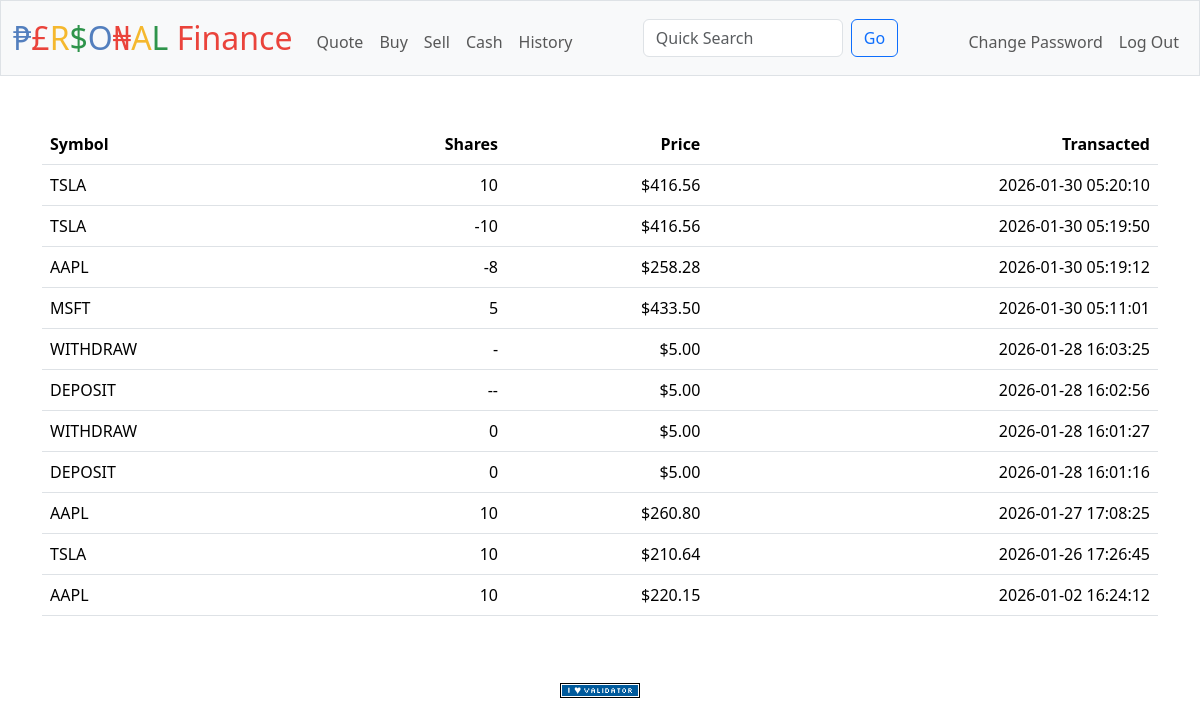
Screenshot of /history (signed in) with the database file from the repository.
### tables this page shows
CREATE TABLE transactions (
    id INTEGER PRIMARY KEY AUTOINCREMENT NOT NULL,
    user_id INTEGER NOT NULL,
    symbol TEXT NOT NULL,
    shares INTEGER,
    price NUMERIC,
    amount NUMERIC,
    date_time DATETIME DEFAULT CURRENT_TIMESTAMP,
    FOREIGN KEY (user_id) REFERENCES users(id)
);

### app.py (the view)
@app.route("/history")
@login_required
def history():
    history = db.execute(
        "SELECT symbol, shares, price, date_time FROM transactions WHERE user_id = ? ORDER BY date_time DESC LIMIT 30", session["user_id"])
    return render_template("history.html", history=history)

### app.py (called while the page is built)
@app.after_request
def after_request(response):
    response.headers["Cache-Control"] = "no-cache, no-store, must-revalidate"
    response.headers["Expires"] = 0
    response.headers["Pragma"] = "no-cache"
    return response

### helpers.py (called while the page is built)
def login_required(f):
    @wraps(f)
    def decorated_function(*args, **kwargs):
        if session.get("user_id") is None:
            return redirect("/login")
        return f(*args, **kwargs)
    return decorated_function

def usd(value):
    return f"${value:,.2f}"

### templates/history.html (shortened to what this page needs)
{% extends "layout.html" %}
{% block main %}
    <table class="table">
        <thead>
            <tr>
                <th class="text-start">Symbol</th>
                <th class="text-end">Shares</th>
                <th class="text-end">Price</th>
                <th class="text-end">Transacted</th>
            </tr>
        </thead>
        <tbody>
            {% for record in history %}
                <tr>
                    <td class="text-start">{{ record.symbol }}</td>
                    <td class="text-end">{{ record.shares }}</td>
                    <td class="text-end">{{ record.price | usd }}</td>
                    <td class="text-end">{{ record.date_time }}</td>
                </tr>
            {% endfor %}
        </tbody>
    </table>
{% endblock %}

### templates/layout.html (shortened to what this page needs)
<!DOCTYPE html>
<html lang="en">
    <head>
        <link href="https://cdn.jsdelivr.net/npm/bootstrap@5.3.3/dist/css/bootstrap.min.css" rel="stylesheet">
        <link href="/static/styles.css" rel="stylesheet">
    </head>
    <body>
        <nav class="bg-light border navbar navbar-expand-md navbar-light">
            <div class="container-fluid">
                <a class="navbar-brand" href="/"><span class="blue">&#8369</span><span class="red">&pound</span><span class="yellow">R</span><span class="green">$</span><span class="blue">O</span><span class="red">&#8358</span><span class="yellow">A</span><span class="green">L</span> <span class="red">Finance</span></a>
                <div class="collapse navbar-collapse" id="navbar">
                    {% if session["user_id"] %}
                        <ul class="navbar-nav me-auto mt-2">
                            <li class="nav-item"><a class="nav-link" href="/quote">Quote</a></li>
                            <li class="nav-item"><a class="nav-link" href="/buy">Buy</a></li>
                            <li class="nav-item"><a class="nav-link" href="/sell">Sell</a></li>
                            <li class="nav-item"><a class="nav-link" href="/cash">Cash</a></li>
                            <li class="nav-item"><a class="nav-link" href="/history">History</a></li>
                        </ul>
                        <form action="/quote" method="post" class="d-flex mx-auto">
                            <input class="form-control me-2" name="symbol" placeholder="Quick Search" id="tickerSearch" list="tickerOptions" type="text" style="width: 200px;" autocomplete="off">
                            <button class="btn btn-outline-primary" type="submit">Go</button>
                        </form>
                        <ul class="navbar-nav ms-auto mt-2">
                            <li class="nav-item"><a class="nav-link" href="/password_change">Change Password</a></li>
                            <li class="nav-item"><a class="nav-link" href="/logout">Log Out</a></li>
                        </ul>
                    {% else %}
                        <ul class="navbar-nav ms-auto mt-2">
                            <li class="nav-item"><a class="nav-link" href="/register">Register</a></li>
                            <li class="nav-item"><a class="nav-link" href="/login">Log In</a></li>
                        </ul>
                    {% endif %}
                </div>
            </div>
        </nav>
        <main class="container py-5 text-center">
            {% block main %}{% endblock %}
        </main>
        <footer class="mb-5">
            <form action="https://validator.w3.org/check" class="text-center" enctype="multipart/form-data" method="post" target="_blank">
                <input alt="Validate" src="/static/I_heart_validator.png" type="image">
            </form>
        </footer>
    </body>
</html>

### static/styles.css (style rules this page uses)
nav .navbar-brand { font-size: xx-large; }
nav .navbar-brand .blue { color: #537fbe; }
nav .navbar-brand .red { color: #ea433b; }
nav .navbar-brand .yellow { color: #f5b82e; }
nav .navbar-brand .green { color: #2e944b; }

### rows the page displays
transactions: symbol "TSLA", shares "10", price "$416.56", date_time "2026-01-30 05:20:10"
transactions: symbol "TSLA", shares "-10", price "$416.56", date_time "2026-01-30 05:19:50"
transactions: symbol "AAPL", shares "-8", price "$258.28", date_time "2026-01-30 05:19:12"
transactions: symbol "MSFT", shares "5", price "$433.50", date_time "2026-01-30 05:11:01"
transactions: symbol "WITHDRAW", shares "-", price "$5.00", date_time "2026-01-28 16:03:25"
transactions: symbol "DEPOSIT", shares "--", price "$5.00", date_time "2026-01-28 16:02:56"
transactions: symbol "WITHDRAW", shares "0", price "$5.00", date_time "2026-01-28 16:01:27"
transactions: symbol "DEPOSIT", shares "0", price "$5.00", date_time "2026-01-28 16:01:16"
transactions: symbol "AAPL", shares "10", price "$260.80", date_time "2026-01-27 17:08:25"
transactions: symbol "TSLA", shares "10", price "$210.64", date_time "2026-01-26 17:26:45"
transactions: symbol "AAPL", shares "10", price "$220.15", date_time "2026-01-02 16:24:12"
